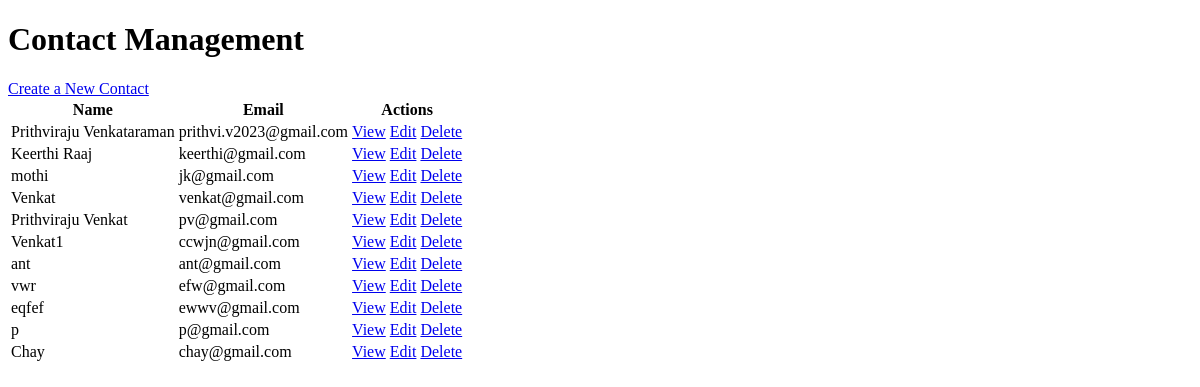
Page /contact_management/ on the earlier database version.
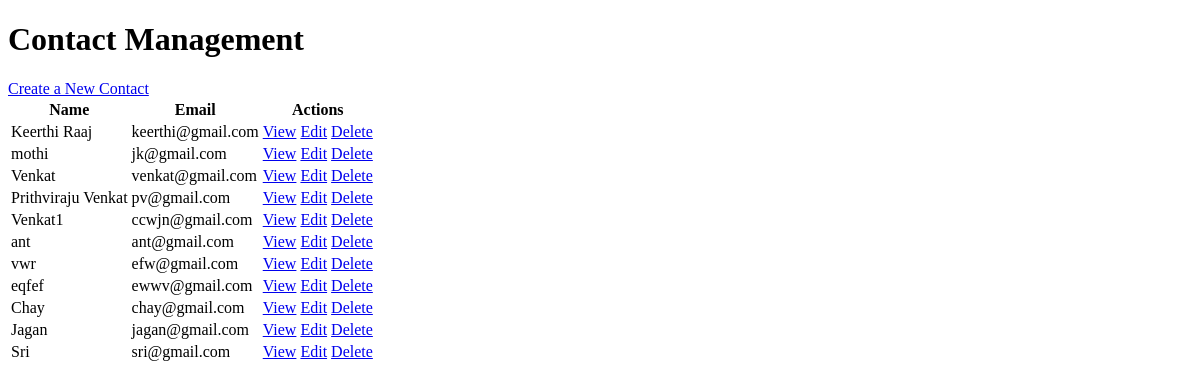
Same page on the later database version.
### contacts/models.py (models this page shows, shortened)
class Contact(models.Model):
    name = models.CharField(max_length=255, unique=True)
    email = models.EmailField(unique=True)
    notes = models.TextField(blank=True)

### contacts/views.py (the view)
# urls.py: path('contact_management/', views.ContactManagement.as_view(), name='contact_management'),
class ContactManagement(View):
    def get(self, request):
        contacts = Contact.objects.all()
        return render(request, 'contacts/contact_management.html', {'contacts': contacts})

### contacts/templates/contacts/contact_management.html (shortened to what this page needs)
<!DOCTYPE html>
<html>
<head>
</head>
<body>
    <h1>Contact Management</h1>
    <a href="{% url 'create_contact' %}" class="btn btn-primary">Create a New Contact</a>
    <table>
        <thead>
            <tr>
                <th>Name</th>
                <th>Email</th>
                <th>Actions</th>
            </tr>
        </thead>
        <tbody>
            {% for contact in contacts %}
            <tr>
                <td>{{ contact.name }}</td>
                <td>{{ contact.email }}</td>
                <td>
                    <a href="{% url 'contact_detail' contact.id %}" class="btn btn-info">View</a>
                    <a href="{% url 'contact_edit' contact.id %}" class="btn btn-primary">Edit</a>
                    <a href="{% url 'contact_delete' contact.id %}" class="btn btn-danger">Delete</a>
                </td>
            </tr>
            {% endfor %}
        </tbody>
    </table>
</body>
</html>

Differences in the rows shown:
removed Contact: name "Prithviraju Venkataraman", email "prithvi.v2023@gmail.com"
removed Contact: name "p", email "p@gmail.com"
added Contact: name "Jagan", email "jagan@gmail.com"
added Contact: name "Sri", email "sri@gmail.com"
